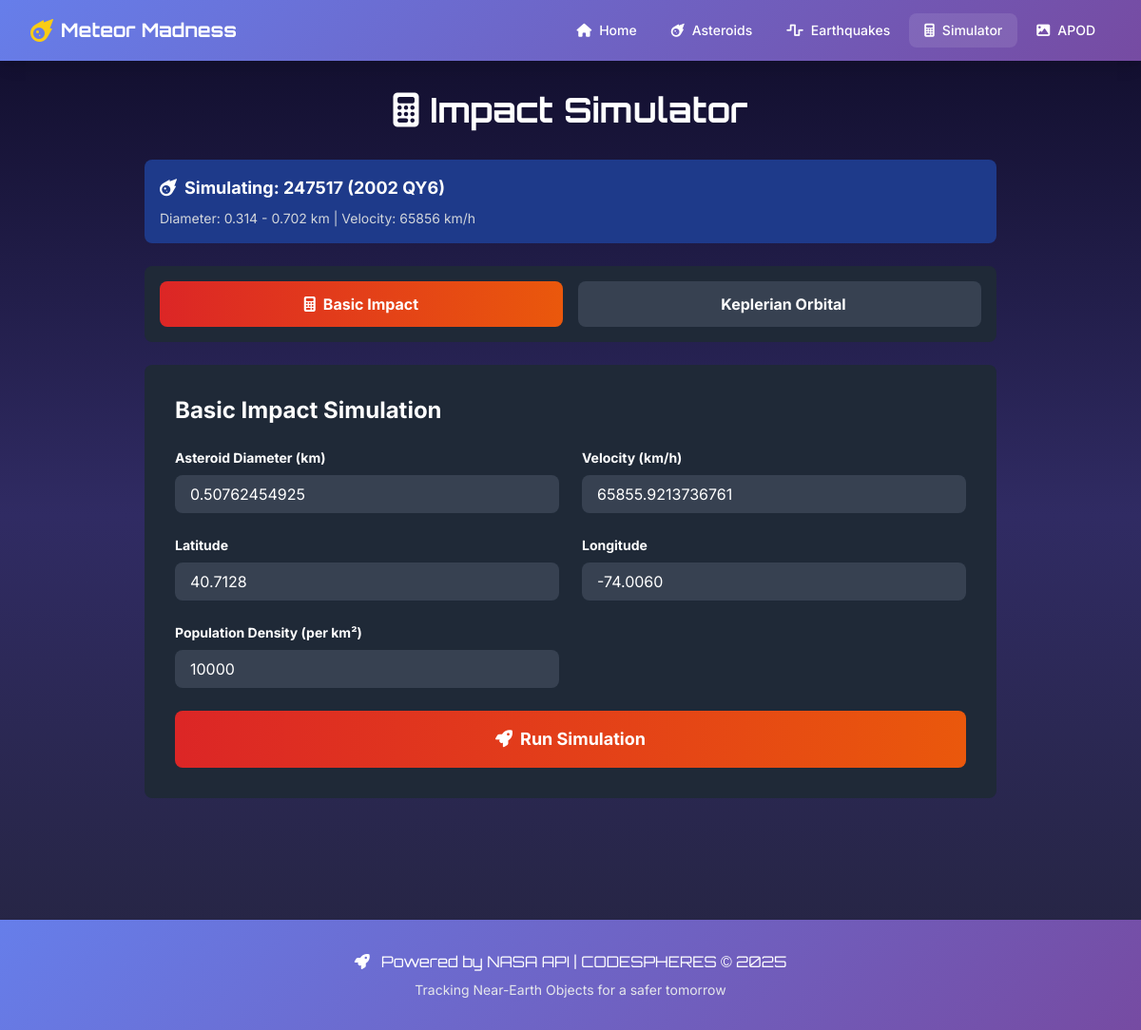
The page /simulator/?asteroid_id=2247517 on the database its author committed.
### simulation/models.py (models this page shows, shortened)
class Asteroid(models.Model):
    neo_id = models.CharField(max_length=100, unique=True)
    name = models.CharField(max_length=255)
    absolute_magnitude = models.FloatField(null=True, blank=True)
    estimated_diameter_min_km = models.FloatField(null=True, blank=True)
    estimated_diameter_max_km = models.FloatField(null=True, blank=True)
    is_potentially_hazardous = models.BooleanField(default=False)
    close_approach_date = models.DateField(null=True, blank=True)
    close_approach_datetime = models.DateTimeField(null=True, blank=True)
    relative_velocity_kmh = models.FloatField(null=True, blank=True)
    miss_distance_km = models.FloatField(null=True, blank=True)
    orbiting_body = models.CharField(max_length=50, null=True, blank=True)
    semi_major_axis_au = models.FloatField(null=True, blank=True, help_text="Semi-major axis in AU")
    eccentricity = models.FloatField(null=True, blank=True, help_text="Orbital eccentricity (0-1)")
    inclination_deg = models.FloatField(null=True, blank=True, help_text="Inclination in degrees")
    ascending_node_deg = models.FloatField(null=True, blank=True, help_text="Longitude of ascending node")
    periapsis_arg_deg = models.FloatField(null=True, blank=True, help_text="Argument of periapsis")
    mean_anomaly_deg = models.FloatField(null=True, blank=True, help_text="Mean anomaly at epoch")
    orbital_period_days = models.FloatField(null=True, blank=True, help_text="Orbital period in days")
    predicted_impact_latitude = models.FloatField(null=True, blank=True, help_text="Predicted impact latitude")
    predicted_impact_longitude = models.FloatField(null=True, blank=True, help_text="Predicted impact longitude")
    predicted_impact_location = models.CharField(max_length=255, null=True, blank=True, help_text="Human-readable impact location")
    impact_probability = models.FloatField(default=0.0, help_text="Probability of impact (0-1)")
    impact_energy_megatons = models.FloatField(null=True, blank=True, help_text="Estimated impact energy in megatons")
    crater_diameter_km = models.FloatField(null=True, blank=True, help_text="Estimated crater diameter in km")
    created_at = models.DateTimeField(auto_now_add=True)
    updated_at = models.DateTimeField(auto_now=True)
    class Meta:
        ordering = ['-close_approach_date']
        verbose_name = 'Asteroid'
        verbose_name_plural = 'Asteroids'

### simulation/views.py (the view)
# urls.py: path('simulator/', views.simulator_view, name='simulator'),
def simulator_view(request):
    asteroid = None
    asteroid_id = request.GET.get('asteroid_id')
    if asteroid_id:
        try:
            asteroid = Asteroid.objects.get(neo_id=asteroid_id)
        except Asteroid.DoesNotExist:
            messages.warning(request, f'Asteroid with ID {asteroid_id} not found.')
    context = {
        'asteroid': asteroid
    }
    return render(request, 'simulation/simulator.html', context)

### simulation/templates/simulation/simulator.html (shortened to what this page needs)
{% extends 'simulation/base.html' %}
{% block content %}
<div class="max-w-4xl mx-auto">
    <h1 class="text-4xl font-bold orbitron mb-8 text-center">
        <i class="fas fa-calculator mr-3"></i>Impact Simulator
    </h1>
    {% if asteroid %}
    <div class="bg-blue-900 p-4 rounded-lg mb-6">
        <h3 class="text-lg font-bold mb-2">
            <i class="fas fa-meteor mr-2"></i>Simulating: {{ asteroid.name }}
        </h3>
        <p class="text-sm text-gray-300">
            Diameter: {{ asteroid.estimated_diameter_min_km|floatformat:3 }} - {{ asteroid.estimated_diameter_max_km|floatformat:3 }} km |
            Velocity: {{ asteroid.relative_velocity_kmh|floatformat:0 }} km/h
        </p>
    </div>
    {% endif %}
    <div class="bg-gray-800 rounded-lg p-4 mb-6">
        <div class="flex space-x-4">
            <button id="basicModeBtn" class="flex-1 px-6 py-3 bg-gradient-to-r from-red-600 to-orange-600 rounded-lg font-bold transition">
                <i class="fas fa-calculator mr-2"></i>Basic Impact
            </button>
            <button id="keplerianModeBtn" class="flex-1 px-6 py-3 bg-gray-700 hover:bg-gray-600 rounded-lg font-bold transition">
                Keplerian Orbital
            </button>
        </div>
    </div>
    <div id="basicSimulation" class="bg-gray-800 rounded-lg p-8 mb-8">
        <h2 class="text-2xl font-bold mb-6">Basic Impact Simulation</h2>
        <form id="simulationForm" class="space-y-6">
            <div class="grid grid-cols-1 md:grid-cols-2 gap-6">
                <div>
                    <label class="block text-sm font-bold mb-2">Asteroid Diameter (km)</label>
                    <input type="number" id="diameter" step="any" value="1.0"
                           class="w-full px-4 py-2 bg-gray-700 rounded-lg text-white">
                </div>
                <div>
                    <label class="block text-sm font-bold mb-2">Velocity (km/h)</label>
                    <input type="number" id="velocity" step="any" value="50000"
                           class="w-full px-4 py-2 bg-gray-700 rounded-lg text-white">
                </div>
                <div>
                    <label class="block text-sm font-bold mb-2">Latitude</label>
                    <input type="number" id="latitude" step="0.0001" value="40.7128"
                           class="w-full px-4 py-2 bg-gray-700 rounded-lg text-white">
                </div>
                <div>
                    <label class="block text-sm font-bold mb-2">Longitude</label>
                    <input type="number" id="longitude" step="0.0001" value="-74.0060"
                           class="w-full px-4 py-2 bg-gray-700 rounded-lg text-white">
                </div>
                <div>
                    <label class="block text-sm font-bold mb-2">Population Density (per km²)</label>
                    <input type="number" id="population" step="100" value="10000"
                           class="w-full px-4 py-2 bg-gray-700 rounded-lg text-white">
                </div>
            </div>
            <button type="submit"
                    class="w-full bg-gradient-to-r from-red-600 to-orange-600 hover:from-red-700 hover:to-orange-700 px-8 py-4 rounded-lg text-lg font-bold transition">
                <i class="fas fa-rocket mr-2"></i>Run Simulation
            </button>
        </form>
    </div>
</div>
{% endblock %}

### simulation/templates/simulation/base.html (style rules this page uses)
body { font-family: 'Inter', sans-serif; }
.orbitron { font-family: 'Orbitron', sans-serif; }
.space-bg { background: linear-gradient(to bottom, #0f0c29, #302b63, #24243e); }

### rows shown on the page
Asteroid: name "247517 (2002 QY6)", estimated_diameter_min_km "0.314", estimated_diameter_max_km "0.702", relative_velocity_kmh "65856"
